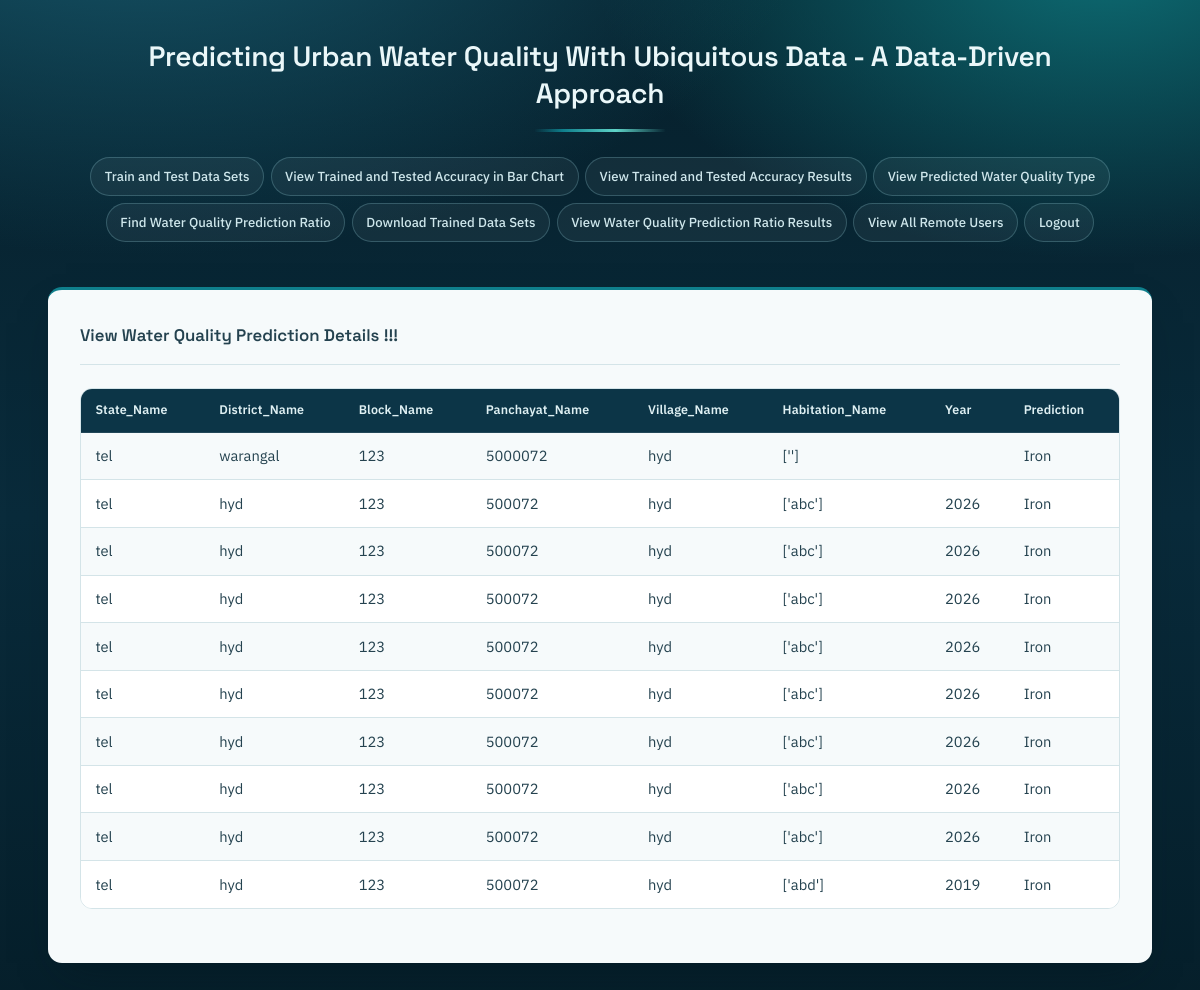
The page /View_Predicted_Water_Quality/ on the database its author committed.
### Remote_User/models.py (models this page shows)
class water_quality_type(models.Model):
    State_Name=models.CharField(max_length=30000)
    District_Name=models.CharField(max_length=30000)
    Block_Name=models.CharField(max_length=30000)
    Panchayat_Name=models.CharField(max_length=30000)
    Village_Name=models.CharField(max_length=30000)
    Habitation_Name=models.CharField(max_length=30000)
    Year=models.CharField(max_length=30000)
    Prediction=models.CharField(max_length=30000)

### Service_Provider/views.py (the view)
# urls.py: url(r'^View_Predicted_Water_Quality/$', serviceprovider.View_Predicted_Water_Quality, name="View_Predicted_Water_Quality"),
def View_Predicted_Water_Quality(request):
    obj =water_quality_type.objects.all()
    return render(request, 'SProvider/View_Predicted_Water_Quality.html', {'list_objects': obj})

### Template/htmls/SProvider/View_Predicted_Water_Quality.html (shortened to what this page needs)
{% extends 'SProvider/Header.html' %}
{% block researchblock %}
	<body>
	<div class="container-fluid">
		<div>
<div class="container-fluid">
		<div class="container">
 					<form role="form" method="POST" >
						<fieldset>
							<p class="text-uppercase pull-center style1">View Water Quality Prediction Details  !!! </p>
                            <hr>
                            <div >
                               <table border="5" bordercolor="#FF00FF">
                             <tr>
                               <td bgcolor="#FF0000"><div align="center" class="style10"><span class="style8 style6">State_Name</span></div></td>
                                <td bgcolor="#FF0000"><div align="center" class="style10"><span class="style8 style6">District_Name</span></div></td>
                                <td bgcolor="#FF0000"><div align="center" class="style10"><span class="style8 style6">Block_Name</span></div></td>
                                <td bgcolor="#FF0000"><div align="center" class="style10"><span class="style8 style6">Panchayat_Name</span></div></td>
                                <td bgcolor="#FF0000"><div align="center" class="style10"><span class="style8 style6">Village_Name</span></div></td>
                                <td bgcolor="#FF0000"><div align="center" class="style10"><span class="style8 style6">Habitation_Name</span></div></td>
                                <td bgcolor="#FF0000"><div align="center" class="style10"><span class="style8 style6">Year</span></div></td>
                                <td bgcolor="#FF0000"><div align="center" class="style10"><span class="style8 style6">Prediction</span></div></td>
                      </tr>
                            {% for object in list_objects %}
                      <tr>
                            <td bgcolor="#FFFFFF" style="color:red; font-size:20px; font-family:fantasy" ><div align="center">{{object.State_Name}}</div></td>
                            <td bgcolor="#FFFFFF" style="color:red; font-size:20px; font-family:fantasy" ><div align="center">{{object.District_Name}}</div></td>
                            <td bgcolor="#FFFFFF" style="color:red; font-size:20px; font-family:fantasy" ><div align="center">{{object.Block_Name}}</div></td>
                            <td bgcolor="#FFFFFF" style="color:red; font-size:20px; font-family:fantasy" ><div align="center">{{object.Panchayat_Name}}</div></td>
                            <td bgcolor="#FFFFFF" style="color:red; font-size:20px; font-family:fantasy" ><div align="center">{{object.Village_Name}}</div></td>
                            <td bgcolor="#FFFFFF" style="color:red; font-size:20px; font-family:fantasy" ><div align="center">{{object.Habitation_Name}}</div></td>
                            <td bgcolor="#FFFFFF" style="color:red; font-size:20px; font-family:fantasy" ><div align="center">{{object.Year}}</div></td>
                            <td bgcolor="#FFFFFF" style="color:red; font-size:20px; font-family:fantasy" ><div align="center">{{object.Prediction}}</div></td>
                        </tr>
                                        {% endfor %}
                      </table>
                            </div>
						</fieldset>
					</form>
				</div>
            </div>
        </div>
    </div>
{% endblock %}

### Template/htmls/SProvider/Header.html (shortened to what this page needs)
<!DOCTYPE html>
{% load static %}
<html lang="en">
<head>
<meta http-equiv="Content-Type" content="text/html; charset=utf-8"></head>
<body>
<h1 align="center" class="style1">Predicting Urban Water Quality With Ubiquitous Data - A Data-Driven Approach</h1>
<div  class="topnav">
    <a href="{% url 'train_model' %}">Train and Test Data Sets </a>
    <a href="{% url 'likeschart' 'bar' %}">View  Trained and Tested Accuracy in Bar Chart </a>
    <a href="{% url 'charts1' 'line' %}"> View Trained and Tested Accuracy Results </a>
    <a  href="{% url 'View_Predicted_Water_Quality' %}">View Predicted Water Quality Type</a>
    <a href="{% url 'Find_Water_Quality_Predicted_Ratio' %}">Find Water Quality Prediction Ratio </a>
    <a href="{% url 'Download_Trained_DataSets' %}">Download Trained Data Sets</a>
    <a href="{% url 'charts' 'line' %}">View Water Quality Prediction Ratio Results </a>
    <a href="{% url 'View_Remote_Users' %}">View All Remote Users</a>
    <a href="{% url 'login'  %}">Logout</a>
</div>
<div class="mainholder">
{% block researchblock %}
{% endblock %}
</div>
</body>
</html>

### Template/htmls/SProvider/Header.html (style rules this page uses)
:root { --abyss:#06202c; --depth:#0c3547; --current:#0f7f8c; --current-dark:#0b626d; --foam:#5fd4c8; --paper:#f6fafb; --paper-alt:#eaf3f5; --slate:#24424f; --slate-soft:#5b7684; --mineral:#c9791d; --line:#d4e4e8; --display:'Space Grotesk','Segoe UI',sans-serif; --body:'IBM Plex Sans','Segoe UI',sans-serif; --mono:'IBM Plex Mono',ui-monospace,monospace; --shadow:0 18px 40px -18px rgba(3,20,28,.55); }
*,*::before,*::after { box-sizing:border-box; }
body { margin:0; min-height:100vh; background: radial-gradient(1100px 620px at 12% -12%, #175a6e 0%, transparent 62%), radial-gradient(880px 520px at 92% -4%, #0d6d74 0%, transparent 58%), linear-gradient(180deg,#06202c 0%,#092b3b 48%,#051d28 100%); background-attachment:fixed; background-repeat:no-repeat; color:#d9eaf0; font-family:var(--body); font-size:16px; line-height:1.6; -webkit-font-smoothing:antialiased; }
h1 { font-family:var(--display); font-weight:600; font-size:clamp(1.1rem,2.4vw,1.75rem); letter-spacing:-.01em; line-height:1.3; color:#eaf7f9; max-width:60ch; margin:2.4rem auto 1.1rem; padding:0 1.5rem; text-align:center; }
h1::after { content:""; display:block; width:132px; height:3px; margin:1.1rem auto 0; border-radius:3px; background:linear-gradient(90deg,transparent,var(--current) 22%,var(--foam) 62%,transparent); }
a { color:var(--foam);text-decoration:none; }
.container-fluid { width:100%; max-width:1220px; margin:0 auto; padding:1.4rem 1.5rem 3.5rem !important; }
.container { width:100%; max-width:100%; background:var(--paper) !important; color:var(--slate); border-radius:14px; padding:2rem 2rem 2.2rem !important; box-shadow:var(--shadow); border-top:3px solid var(--current); overflow-x:auto; }
.mainholder { display:block; }
.topnav { display:flex; flex-wrap:wrap; gap:.4rem; justify-content:center; max-width:1220px; margin:0 auto; padding:.5rem 1.5rem 0; background:transparent; overflow:visible; }
.topnav a { float:none; font-family:var(--body); font-size:.82rem; font-weight:500; color:#cfe7ec; padding:.5rem .85rem; border-radius:999px; border:1px solid rgba(139,196,208,.28); background:rgba(255,255,255,.05); text-decoration:none; transition:background .18s ease,border-color .18s ease,color .18s ease; }
.text-uppercase,.pull-center { font-family:var(--display) !important; }
p.style1,p.text-uppercase { font-family:var(--display) !important; font-size:1.05rem; font-weight:600; color:var(--slate) !important; letter-spacing:0; margin:0 0 .2rem; }
.style1 { color:var(--current-dark);font-weight:600; }
h1.style1 { color:#eaf7f9; }
.style2,.style3,.style4,.style5,.style6,.style7,.style8,.style9, .style10,.style12,.style19,.style22,.style23 { color:inherit; font-size:inherit; font-family:inherit; }
hr { border:0; height:1px; background:var(--line); margin:1rem 0 1.4rem; }
fieldset { border:0;margin:0;padding:0;min-width:0; }
form { margin:0; }
table { width:100%; margin:0 auto 1.2rem; border-collapse:separate; border-spacing:0; border:1px solid var(--line); border-radius:12px; overflow:hidden; font-size:.92rem; background:#fff; }
table[border] { border:1px solid var(--line); }
th,td { padding:.72rem .9rem; text-align:left; vertical-align:middle; border:0; border-bottom:1px solid var(--line); font-weight:400; }
tr:last-child td,tr:last-child th { border-bottom:0; }
td div[align],th div[align] { text-align:left; }
th, td[bgcolor="#FF0000"]:not([style]), td[bgcolor="#FFFF00"], td[bgcolor="#0000FF"] { background:var(--depth) !important; color:#dff0f3 !important; font-family:var(--body) !important; font-size:.78rem !important; font-weight:600 !important; letter-spacing:.01em; border-bottom:1px solid rgba(255,255,255,.09); white-space:nowrap; }
th *, td[bgcolor="#FF0000"]:not([style]) *, td[bgcolor="#FFFF00"] *, td[bgcolor="#0000FF"] * { color:inherit !important;font-size:inherit !important;font-family:inherit !important; }
td[bgcolor="#FFFFFF"], td[style*="fantasy"] { background:#fff !important; color:var(--slate) !important; font-family:var(--body) !important; font-size:.92rem !important; font-weight:400 !important; }
td[bgcolor="#FFFFFF"] *, td[style*="fantasy"] * { color:inherit !important;font-size:inherit !important;font-family:inherit !important; }
tbody tr:nth-child(even) td[bgcolor="#FFFFFF"], tbody tr:nth-child(even) td[style*="fantasy"] { background:var(--paper) !important; }

### rows shown on the page
water_quality_type: State_Name "tel", District_Name "warangal", Block_Name "123", Panchayat_Name "5000072", Village_Name "hyd", Habitation_Name "['']", Prediction "Iron"
water_quality_type: State_Name "tel", District_Name "hyd", Block_Name "123", Panchayat_Name "500072", Village_Name "hyd", Habitation_Name "['abc']", Year "2026", Prediction "Iron"
water_quality_type: State_Name "tel", District_Name "hyd", Block_Name "123", Panchayat_Name "500072", Village_Name "hyd", Habitation_Name "['abc']", Year "2026", Prediction "Iron"
water_quality_type: State_Name "tel", District_Name "hyd", Block_Name "123", Panchayat_Name "500072", Village_Name "hyd", Habitation_Name "['abc']", Year "2026", Prediction "Iron"
water_quality_type: State_Name "tel", District_Name "hyd", Block_Name "123", Panchayat_Name "500072", Village_Name "hyd", Habitation_Name "['abc']", Year "2026", Prediction "Iron"
water_quality_type: State_Name "tel", District_Name "hyd", Block_Name "123", Panchayat_Name "500072", Village_Name "hyd", Habitation_Name "['abc']", Year "2026", Prediction "Iron"
water_quality_type: State_Name "tel", District_Name "hyd", Block_Name "123", Panchayat_Name "500072", Village_Name "hyd", Habitation_Name "['abc']", Year "2026", Prediction "Iron"
water_quality_type: State_Name "tel", District_Name "hyd", Block_Name "123", Panchayat_Name "500072", Village_Name "hyd", Habitation_Name "['abc']", Year "2026", Prediction "Iron"
water_quality_type: State_Name "tel", District_Name "hyd", Block_Name "123", Panchayat_Name "500072", Village_Name "hyd", Habitation_Name "['abc']", Year "2026", Prediction "Iron"
water_quality_type: State_Name "tel", District_Name "hyd", Block_Name "123", Panchayat_Name "500072", Village_Name "hyd", Habitation_Name "['abd']", Year "2019", Prediction "Iron"
